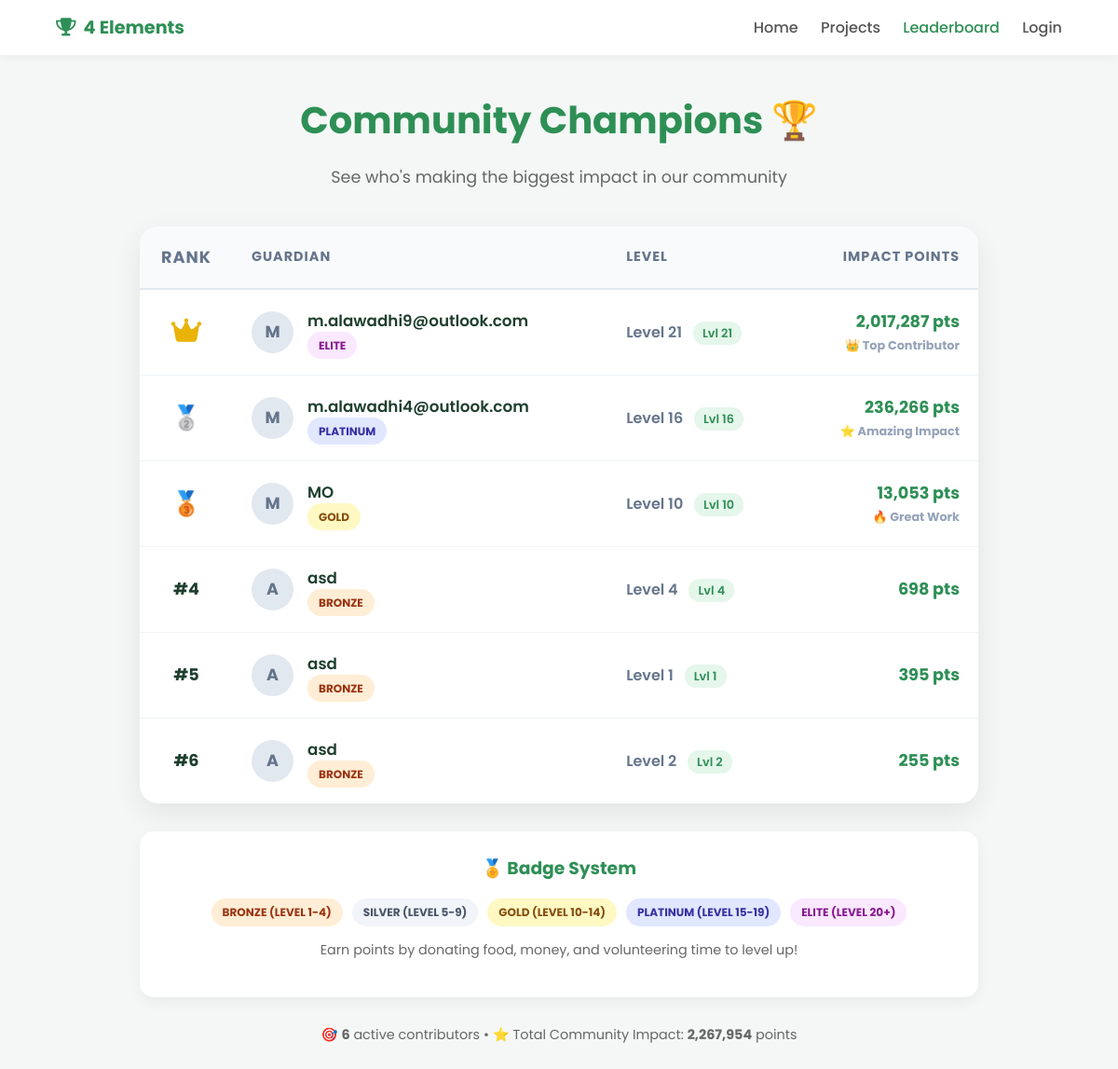
The app's page /leaderboard with its own data.
### tables this page shows
CREATE TABLE users (
            id INTEGER PRIMARY KEY AUTOINCREMENT,
            name TEXT NOT NULL,
            email TEXT UNIQUE NOT NULL,
            password TEXT NOT NULL,
            points INTEGER DEFAULT 0,
            level INTEGER DEFAULT 1,
            level_progress INTEGER DEFAULT 0,
            next_level_target INTEGER DEFAULT 100,
            badge TEXT DEFAULT 'bronze'
        );

### app.py (the view)
@app.route('/leaderboard')
def leaderboard():
    conn = sqlite3.connect("database.db")
    c = conn.cursor()
    c.execute("""
        SELECT name, points, level, badge
        FROM users
        WHERE points > 0
        ORDER BY points DESC, level DESC
        LIMIT 20
    """)
    leaders = c.fetchall()
    conn.close()
    return render_template('leaderboard.html',
                         leaders=leaders,
                         user=session.get("user"),
                         user_type=session.get("user_type"))

### templates/leaderboard.html (shortened to what this page needs)
<!DOCTYPE html>
<html lang="en">
<head>
    <link rel="stylesheet" href="https://cdnjs.cloudflare.com/ajax/libs/font-awesome/6.7.2/css/all.min.css">
</head>
<body>
    <nav>
        <div class="logo"><i class="fa-solid fa-trophy"></i> 4 Elements</div>
        <div>
            <a href="/">Home</a>
            <a href="/projects">Projects</a>
            <a href="/leaderboard" class="active">Leaderboard</a>
            {% if user %}
                <a href="{{ url_for('account_donor') if user_type == 'donor' else url_for('account') }}">Dashboard</a>
            {% else %}
                <a href="/login_page">Login</a>
            {% endif %}
        </div>
    </nav>
    <div class="leaderboard-container">
        <div class="header">
            <h1>Community Champions 🏆</h1>
            <p>See who's making the biggest impact in our community</p>
        </div>
        <div class="lb-card">
            <table>
                <thead>
                    <tr>
                        <th class="rank">Rank</th>
                        <th>Guardian</th>
                        <th>Level</th>
                        <th style="text-align:right">Impact Points</th>
                    </tr>
                </thead>
                <tbody>
                    {% if leaders %}
                        {% for leader in leaders %}
                        <tr {% if user and leader[0] == user %}class="current-user-highlight"{% endif %}>
                            <td class="rank">
                                {% if loop.index == 1 %}
                                    <i class="fa-solid fa-crown rank-1" title="Gold Champion"></i>
                                {% elif loop.index == 2 %}
                                    <span class="rank-2" title="Silver Champion">🥈</span>
                                {% elif loop.index == 3 %}
                                    <span class="rank-3" title="Bronze Champion">🥉</span>
                                {% else %}
                                    <strong>#{{ loop.index }}</strong>
                                {% endif %}
                            </td>
                            <td>
                                <div class="user-info">
                                    <div class="avatar">{{ leader[0][0]|upper }}</div>
                                    <div>
                                        <div style="font-weight:600; font-size:1.05rem;">
                                            {{ leader[0] }}
                                        </div>
                                        <span class="badge-pill bg-{{ leader[3] }}">{{ leader[3]|upper }}</span>
                                    </div>
                                </div>
                            </td>
                            <td style="font-weight:600; color:#64748b;">
                                Level {{ leader[2] }}
                                <span class="level-badge">Lvl {{ leader[2] }}</span>
                            </td>
                            <td class="points">
                                {{ "{:,}".format(leader[1]) }} pts
                                {% if loop.index <= 3 %}
                                    <div style="font-size:0.8rem; color:#94a3b8; margin-top:4px;">
                                        {% if loop.index == 1 %}👑 Top Contributor{% endif %}
                                        {% if loop.index == 2 %}⭐ Amazing Impact{% endif %}
                                        {% if loop.index == 3 %}🔥 Great Work{% endif %}
                                    </div>
                                {% endif %}
                            </td>
                        </tr>
                        {% endfor %}
                    {% endif %}
                </tbody>
            </table>
        </div>
        <div class="badge-legend">
            <h3>🏅 Badge System</h3>
            <div class="badge-list">
                <span class="badge-pill bg-bronze">Bronze (Level 1-4)</span>
                <span class="badge-pill bg-silver">Silver (Level 5-9)</span>
                <span class="badge-pill bg-gold">Gold (Level 10-14)</span>
                <span class="badge-pill bg-platinum">Platinum (Level 15-19)</span>
                <span class="badge-pill bg-elite">Elite (Level 20+)</span>
            </div>
            <p style="text-align:center; margin-top:15px; color:#666; font-size:0.9rem;">
                Earn points by donating food, money, and volunteering time to level up!
            </p>
        </div>
        {% if leaders %}
        <div style="text-align:center; margin-top:30px; color:#666; font-size:0.9rem;">
            <p>
                🎯 <strong>{{ leaders|length }}</strong> active contributors •
                ⭐ Total Community Impact: <strong>{{ "{:,}".format(leaders|sum(attribute=1)) }}</strong> points
            </p>
        </div>
        {% endif %}
    </div>
</body>
</html>

### templates/leaderboard.html (style rules this page uses)
:root { --green: #2e8f55; --gold: #eab308; --silver: #94a3b8; --bronze: #b45309; --platinum: #10b981; --elite: #8b5cf6; --white: #ffffff; --gray-light: #f4f7f6; }
body { margin: 0; font-family: "Poppins", sans-serif; background: var(--gray-light); color: #1e3f2e; }
nav { display: flex; justify-content: space-between; align-items: center; padding: 15px 5%; background: var(--white); box-shadow: 0 2px 10px rgba(0,0,0,0.05); position: sticky; top: 0; z-index: 100; }
nav .logo { font-weight: 700; color: var(--green); font-size: 1.2rem; display: flex; gap: 8px; align-items: center; }
nav a { text-decoration: none; color: #555; margin-left: 20px; font-weight: 500; }
nav a.active { color: var(--green); }
.leaderboard-container { max-width: 900px; margin: 40px auto; padding: 0 20px; }
.header { text-align: center; margin-bottom: 40px; }
.header h1 { font-size: 2.5rem; margin-bottom: 10px; color: var(--green); }
.header p { color: #666; font-size: 1.1rem; }
.lb-card { background: white; border-radius: 20px; box-shadow: 0 10px 30px rgba(0,0,0,0.08); overflow: hidden; margin-bottom: 30px; }
table { width: 100%; border-collapse: collapse; }
th { background: #f8fafc; padding: 20px; text-align: left; font-size: 0.9rem; color: #64748b; text-transform: uppercase; letter-spacing: 1px; border-bottom: 2px solid #e2e8f0; }
td { padding: 20px; border-bottom: 1px solid #f1f5f9; }
tr:last-child td { border-bottom: none; }
.rank { font-weight: 700; width: 60px; text-align: center; font-size: 1.1rem; }
.rank-1 { color: var(--gold); font-size: 1.8rem; }
.rank-2 { color: var(--silver); font-size: 1.6rem; }
.rank-3 { color: var(--bronze); font-size: 1.6rem; }
.user-info { display: flex; align-items: center; gap: 15px; }
.avatar { width: 45px; height: 45px; background: #e2e8f0; border-radius: 50%; display: flex; align-items: center; justify-content: center; font-weight: bold; color: #64748b; font-size: 1.1rem; }
.badge-pill { padding: 6px 12px; border-radius: 20px; font-size: 0.75rem; font-weight: 700; text-transform: uppercase; }
.bg-bronze { background: #ffedd5; color: #9a3412; }
.bg-silver { background: #f1f5f9; color: #475569; }
.bg-gold { background: #fef9c3; color: #854d0e; }
.bg-platinum { background: #e0e7ff; color: #3730a3; }
.bg-elite { background: #fae8ff; color: #86198f; }
.points { font-weight: 700; color: var(--green); text-align: right; font-size: 1.1rem; }
.level-badge { font-size: 0.8rem; background: #e5f6eb; color: var(--green); padding: 4px 10px; border-radius: 12px; margin-left: 8px; }
.badge-legend { background: white; padding: 25px; border-radius: 15px; box-shadow: 0 5px 15px rgba(0,0,0,0.05); }
.badge-legend h3 { margin-top: 0; color: var(--green); text-align: center; }
.badge-list { display: flex; flex-wrap: wrap; gap: 10px; justify-content: center; margin-top: 15px; }

### records on screen
users: name "M", name "m.alawadhi9@outlook.com", badge "ELITE", level "21", points "2,017,287", shows "👑 Top Contributor"
users: name "M", name "m.alawadhi4@outlook.com", badge "PLATINUM", level "16", points "236,266", shows "⭐ Amazing Impact"
users: name "M", name "MO", badge "GOLD", level "10", points "13,053", shows "🔥 Great Work"
users: name "A", name "asd", badge "BRONZE", level "4", points "698"
users: name "A", name "asd", badge "BRONZE", level "1", points "395"
users: name "A", name "asd", badge "BRONZE", level "2", points "255"

### other values on screen
{{ leaders|length }} "6"
{{ "{:,}".format(leaders|sum(attribute=1)) }} "2,267,954"
